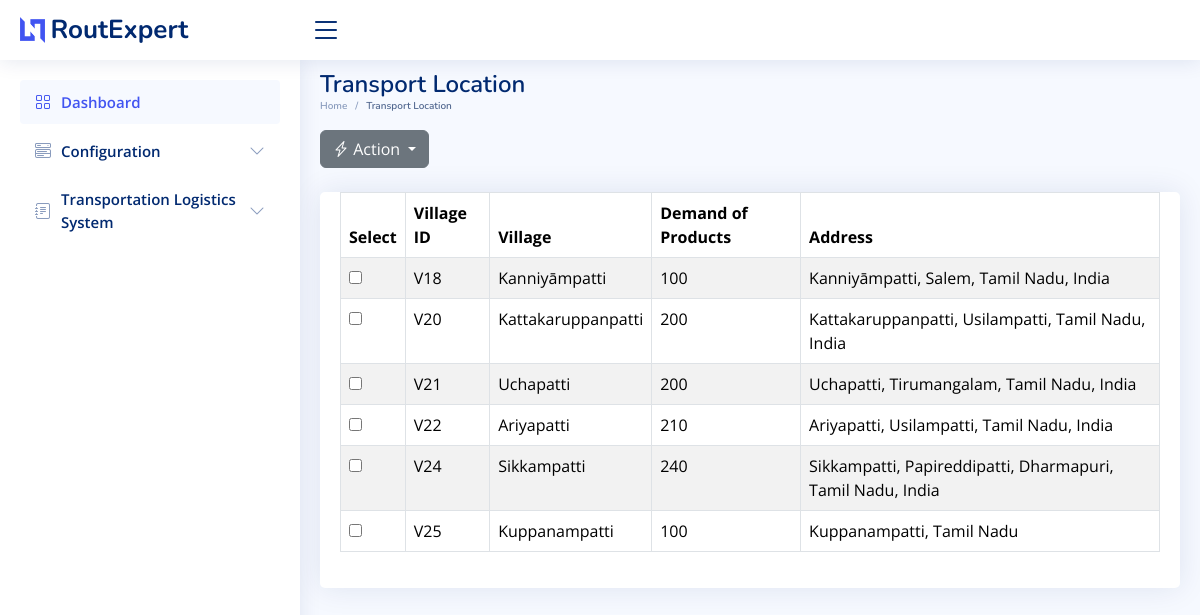
/trans_location_config, run on the app's committed database.
### sql_app/model.py (models this page shows)
class TransportationLocation(Base):
    __tablename__ = "TransportationLocation"
    id = Column(Integer, primary_key=True, index=True)
    index = Column(String)
    villages = Column(String)
    location_demand = Column(String)
    address = Column(String)

### main.py (the view)
@app.get("/trans_location_config",response_class=HTMLResponse)
async def trans_location_config(request: Request):
    transportation_location_list = []
    db = SessionLocal()
    transportation_location_records= db.query(TransportationLocation).all()
    for location in transportation_location_records:
        location_data = {
            "id": location.id,
            "index": location.index,
            "villages": location.villages,
            "location_demand": location.location_demand,
            "address": location.address,
        }
        transportation_location_list.append(location_data)
    return templates.TemplateResponse("trans_location_config.html", {"request": request, "location": transportation_location_list})

### templates/trans_location_config.html (shortened to what this page needs)
<!DOCTYPE html>
<html lang="en">
  <head>
    <link
      href="../static/assets/vendor/bootstrap/css/bootstrap.min.css"
      rel="stylesheet"
    />
    <link
      href="../static/assets/vendor/bootstrap-icons/bootstrap-icons.css"
      rel="stylesheet"
    />
    <link
      href="../static/assets/vendor/boxicons/css/boxicons.min.css"
      rel="stylesheet"
    />
    <link
      href="../static/assets/vendor/quill/quill.snow.css"
      rel="stylesheet"
    />
    <link
      href="../static/assets/vendor/quill/quill.bubble.css"
      rel="stylesheet"
    />
    <link
      href="../static/assets/vendor/remixicon/remixicon.css"
      rel="stylesheet"
    />
    <link
      href="../static/assets/vendor/simple-datatables/style.css"
      rel="stylesheet"
    />
    <link href="../static/assets/css/style.css" rel="stylesheet" />
  </head>
  <body>
    <header id="header" class="header fixed-top d-flex align-items-center">
      <div class="d-flex align-items-center justify-content-between">
        <a href="/" class="logo d-flex align-items-center">
          <img src="../static/assets/img/logo.png" alt="" />
          <span class="d-none d-lg-block">RoutExpert</span>
        </a>
        <i class="bi bi-list toggle-sidebar-btn"></i>
      </div>
    </header>
    <aside id="sidebar" class="sidebar">
      <ul class="sidebar-nav" id="sidebar-nav">
        <li class="nav-item">
          <a class="nav-link" href="/">
            <i class="bi bi-grid"></i>
            <span>Dashboard</span>
          </a>
        </li>
        <li class="nav-item">
          <a
            class="nav-link collapsed"
            data-bs-target="#components-nav"
            data-bs-toggle="collapse"
            href="#"
          >
            <i class="bi bi-menu-button-wide"></i><span>Configuration</span
            ><i class="bi bi-chevron-down ms-auto"></i>
          </a>
        </li>
        <li class="nav-item">
          <a
            class="nav-link collapsed"
            data-bs-target="#forms-nav"
            data-bs-toggle="collapse"
            href="#"
          >
            <i class="bi bi-journal-text"></i
            ><span>Transportation Logistics System</span
            ><i class="bi bi-chevron-down ms-auto"></i>
          </a>
        </li>
      </ul>
    </aside>
    <main id="main" class="main">
      <div class="pagetitle">
        <h1>Transport Location</h1>
        <nav>
          <ol class="breadcrumb">
            <li class="breadcrumb-item"><a href="/">Home</a></li>
            <li class="breadcrumb-item active">Transport Location</li>
          </ol>
        </nav>
      </div>
      <section class="section dashboard">
        <div class="row">
          <div class="col-md-6">
            <div class="dropdown d-inline-block">
              <button
                class="btn btn-secondary dropdown-toggle"
                type="button"
                id="configurationDropdown"
                data-bs-toggle="dropdown"
                aria-expanded="false"
              >
                <i class="bi bi-lightning-charge"></i> Action
              </button>
            </div>
          </div>
        </div>
        <div class="container-lg-10 mt-4">
          <div class="card">
            <div class="card-body">
              <table class="table datatable table-bordered table-striped">
                <thead class="thead-dark">
                  <tr>
                    <th>Select</th>
                    <th>Village ID</th>
                    <th>Village</th>
                    <th>Demand of Products</th>
                    <th>Address</th>
                  </tr>
                </thead>
                <tbody>
                  {% for location in location %}
                  <tr>
                    <td>
                      <input
                        type="checkbox"
                        name="selectedlocation"
                        value="{{ location.id }}"
                      />
                    </td>
                    <td class="location-info" data-column="location_number">
                      {{ location.index }}
                    </td>
                    <td class="location-info" data-column="location_type">
                      {{ location.villages }}
                    </td>
                    <td class="location-info" data-column="location_demand">
                      {{ location.location_demand}}
                    </td>
                    <td class="location-info" data-column="license_number">
                      {{ location.address }}
                    </td>
                  </tr>
                  {% endfor %}
                </tbody>
              </table>
            </div>
          </div>
        </div>
      </section>
    </main>
  </body>
</html>

### static/assets/css/style.css (style rules this page uses)
:root { scroll-behavior: smooth; }
body { font-family: "Open Sans", sans-serif; background: #f6f9ff; color: #444444; }
a { color: #4154f1; text-decoration: none; }
h1, h2, h3, h4, h5, h6 { font-family: "Nunito", sans-serif; }
#main { margin-top: 60px; padding: 10px 20px; font-size: 16px; transition: all 0.3s; }
.pagetitle { margin-bottom: 10px; }
.pagetitle h1 { font-size: 24px; margin-bottom: 0; font-weight: 600; color: #012970; }
.card { margin-bottom: 30px; border: none; border-radius: 5px; box-shadow: 0px 0 30px rgba(1, 41, 112, 0.1); }
.card-body { padding: 0 20px 20px 20px; }
.breadcrumb { font-size: 10px; font-family: "Nunito", sans-serif; color: #899bbd; font-weight: 600; }
.breadcrumb a { color: #899bbd; transition: 0.3s; }
.breadcrumb .breadcrumb-item::before { color: #899bbd; }
.breadcrumb .active { color: #51678f; font-weight: 600; }
.logo { line-height: 1; }
@media (min-width: 1200px) { .logo { width: 280px; } }
.logo img { max-height: 26px; margin-right: 6px; }
.logo span { font-size: 26px; font-weight: 700; color: #012970; font-family: "Nunito", sans-serif; }
.header { transition: all 0.5s; z-index: 997; height: 60px; box-shadow: 0px 2px 20px rgba(1, 41, 112, 0.1); background-color: #fff; padding-left: 20px; }
.header .toggle-sidebar-btn { font-size: 32px; padding-left: 10px; cursor: pointer; color: #012970; }
.sidebar { position: fixed; top: 60px; left: 0; bottom: 0; width: 300px; z-index: 996; transition: all 0.3s; padding: 20px; overflow-y: auto; scrollbar-width: thin; scrollbar-color: #aab7cf transparent; box-shadow: 0px 0px 20px rgba(1, 41, 112, 0.1); background-color: #fff; }
@media (min-width: 1200px) { #main, #footer { margin-left: 300px; } }
.sidebar-nav { padding: 0; margin: 0; list-style: none; }
.sidebar-nav li { padding: 0; margin: 0; list-style: none; }
.sidebar-nav .nav-item { margin-bottom: 5px; }
.sidebar-nav .nav-link { display: flex; align-items: center; font-size: 15px; font-weight: 600; color: #4154f1; transition: 0.3; background: #f6f9ff; padding: 10px 15px; border-radius: 4px; }
.sidebar-nav .nav-link i { font-size: 16px; margin-right: 10px; color: #4154f1; }
.sidebar-nav .nav-link.collapsed { color: #012970; background: #fff; }
.sidebar-nav .nav-link.collapsed i { color: #899bbd; }
.sidebar-nav .nav-link .bi-chevron-down { margin-right: 0; transition: transform 0.2s ease-in-out; }

### data on the page
TransportationLocation: index "V18", villages "Kanniyāmpatti", location_demand "100", address "Kanniyāmpatti, Salem, Tamil Nadu, India"
TransportationLocation: index "V20", villages "Kattakaruppanpatti", location_demand "200", address "Kattakaruppanpatti, Usilampatti, Tamil Nadu, India"
TransportationLocation: index "V21", villages "Uchapatti", location_demand "200", address "Uchapatti, Tirumangalam, Tamil Nadu, India"
TransportationLocation: index "V22", villages "Ariyapatti", location_demand "210", address "Ariyapatti, Usilampatti, Tamil Nadu, India"
TransportationLocation: index "V24", villages "Sikkampatti", location_demand "240", address "Sikkampatti, Papireddipatti, Dharmapuri, Tamil Nadu, India"
TransportationLocation: index "V25", villages "Kuppanampatti", location_demand "100", address "Kuppanampatti, Tamil Nadu"
